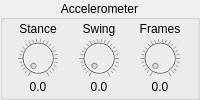
           <widget class="QGroupBox" name="groupBox_8">
            <property name="title">
             <string>Accelerometer</string>
            </property>
            <property name="alignment">
             <set>Qt::AlignCenter</set>
            </property>
            <layout class="QGridLayout" name="gridLayout_2">
             <property name="leftMargin">
              <number>0</number>
             </property>
             <property name="topMargin">
              <number>0</number>
             </property>
             <property name="rightMargin">
              <number>0</number>
             </property>
             <property name="bottomMargin">
              <number>2</number>
             </property>
             <property name="verticalSpacing">
              <number>0</number>
             </property>
             <item row="1" column="2">
              <widget class="QLabel" name="ll7">
               <property name="sizePolicy">
                <sizepolicy hsizetype="Minimum" vsizetype="Minimum">
                 <horstretch>0</horstretch>
                 <verstretch>0</verstretch>
                </sizepolicy>
               </property>
               <property name="minimumSize">
                <size>
                 <width>40</width>
                 <height>0</height>
                </size>
               </property>
               <property name="maximumSize">
                <size>
                 <width>40</width>
                 <height>16777215</height>
                </size>
               </property>
               <property name="text">
                <string>Swing</string>
               </property>
               <property name="alignment">
                <set>Qt::AlignCenter</set>
               </property>
              </widget>
             </item>
             <item row="1" column="3">
              <widget class="QLabel" name="ll8">
               <property name="sizePolicy">
                <sizepolicy hsizetype="Minimum" vsizetype="Minimum">
                 <horstretch>0</horstretch>
                 <verstretch>0</verstretch>
                </sizepolicy>
               </property>
               <property name="minimumSize">
                <size>
                 <width>40</width>
                 <height>0</height>
                </size>
               </property>
               <property name="maximumSize">
                <size>
                 <width>40</width>
                 <height>16777215</height>
                </size>
               </property>
               <property name="text">
                <string>Frames</string>
               </property>
               <property name="alignment">
                <set>Qt::AlignCenter</set>
               </property>
              </widget>
             </item>
             <item row="3" column="3">
              <widget class="QDial" name="lk8">
               <property name="enabled">
                <bool>false</bool>
               </property>
               <property name="sizePolicy">
                <sizepolicy hsizetype="Fixed" vsizetype="Minimum">
                 <horstretch>50</horstretch>
                 <verstretch>50</verstretch>
                </sizepolicy>
               </property>
               <property name="minimumSize">
                <size>
                 <width>40</width>
                 <height>40</height>
                </size>
               </property>
               <property name="maximumSize">
                <size>
                 <width>40</width>
                 <height>40</height>
                </size>
               </property>
               <property name="sizeIncrement">
                <size>
                 <width>0</width>
                 <height>0</height>
                </size>
               </property>
               <property name="toolTip">
                <string>&lt;html&gt;&lt;head/&gt;&lt;body&gt;&lt;p&gt;Minimum consecutive static frames before swing&lt;/p&gt;&lt;/body&gt;&lt;/html&gt;</string>
               </property>
               <property name="minimum">
                <number>0</number>
               </property>
               <property name="maximum">
                <number>100</number>
               </property>
               <property name="pageStep">
                <number>5</number>
               </property>
               <property name="value">
                <number>0</number>
               </property>
               <property name="sliderPosition">
                <number>0</number>
               </property>
               <property name="tracking">
                <bool>false</bool>
               </property>
               <property name="invertedAppearance">
                <bool>false</bool>
               </property>
               <property name="wrapping">
                <bool>false</bool>
               </property>
               <property name="notchesVisible">
                <bool>true</bool>
               </property>
              </widget>
             </item>
             <item row="3" column="2">
              <widget class="QDial" name="lk7">
               <property name="enabled">
                <bool>false</bool>
               </property>
               <property name="sizePolicy">
                <sizepolicy hsizetype="Fixed" vsizetype="Minimum">
                 <horstretch>40</horstretch>
                 <verstretch>40</verstretch>
                </sizepolicy>
               </property>
               <property name="minimumSize">
                <size>
                 <width>40</width>
                 <height>40</height>
                </size>
               </property>
               <property name="maximumSize">
                <size>
                 <width>40</width>
                 <height>40</height>
                </size>
               </property>
               <property name="sizeIncrement">
                <size>
                 <width>0</width>
                 <height>0</height>
                </size>
               </property>
               <property name="toolTip">
                <string>&lt;html&gt;&lt;head/&gt;&lt;body&gt;&lt;p&gt;Acceleration threshold to start swing (g)&lt;/p&gt;&lt;/body&gt;&lt;/html&gt;</string>
               </property>
               <property name="minimum">
                <number>0</number>
               </property>
               <property name="maximum">
                <number>100</number>
               </property>
               <property name="pageStep">
                <number>5</number>
               </property>
               <property name="value">
                <number>0</number>
               </property>
               <property name="sliderPosition">
                <number>0</number>
               </property>
               <property name="tracking">
                <bool>false</bool>
               </property>
               <property name="invertedAppearance">
                <bool>false</bool>
               </property>
               <property name="wrapping">
                <bool>false</bool>
               </property>
               <property name="notchesVisible">
                <bool>true</bool>
               </property>
              </widget>
             </item>
             <item row="3" column="1">
              <widget class="QDial" name="lk6">
               <property name="enabled">
                <bool>false</bool>
               </property>
               <property name="sizePolicy">
                <sizepolicy hsizetype="Fixed" vsizetype="Minimum">
                 <horstretch>40</horstretch>
                 <verstretch>40</verstretch>
                </sizepolicy>
               </property>
               <property name="minimumSize">
                <size>
                 <width>40</width>
                 <height>40</height>
                </size>
               </property>
               <property name="maximumSize">
                <size>
                 <width>40</width>
                 <height>40</height>
                </size>
               </property>
               <property name="sizeIncrement">
                <size>
                 <width>0</width>
                 <height>0</height>
                </size>
               </property>
               <property name="toolTip">
                <string>&lt;html&gt;&lt;head/&gt;&lt;body&gt;&lt;p&gt;Static frames acceleration threshold (g)&lt;/p&gt;&lt;/body&gt;&lt;/html&gt;</string>
               </property>
               <property name="minimum">
                <number>0</number>
               </property>
               <property name="maximum">
                <number>100</number>
               </property>
               <property name="pageStep">
                <number>5</number>
               </property>
               <property name="value">
                <number>0</number>
               </property>
               <property name="sliderPosition">
                <number>0</number>
               </property>
               <property name="tracking">
                <bool>false</bool>
               </property>
               <property name="invertedAppearance">
                <bool>false</bool>
               </property>
               <property name="wrapping">
                <bool>false</bool>
               </property>
               <property name="notchesVisible">
                <bool>true</bool>
               </property>
              </widget>
             </item>
             <item row="1" column="1">
              <widget class="QLabel" name="ll6">
               <property name="sizePolicy">
                <sizepolicy hsizetype="Minimum" vsizetype="Minimum">
                 <horstretch>0</horstretch>
                 <verstretch>0</verstretch>
                </sizepolicy>
               </property>
               <property name="minimumSize">
                <size>
                 <width>40</width>
                 <height>0</height>
                </size>
               </property>
               <property name="maximumSize">
                <size>
                 <width>40</width>
                 <height>16777215</height>
                </size>
               </property>
               <property name="text">
                <string>Stance</string>
               </property>
               <property name="alignment">
                <set>Qt::AlignCenter</set>
               </property>
              </widget>
             </item>
             <item row="4" column="2">
              <widget class="QLabel" name="ld7">
               <property name="sizePolicy">
                <sizepolicy hsizetype="Minimum" vsizetype="Minimum">
                 <horstretch>0</horstretch>
                 <verstretch>0</verstretch>
                </sizepolicy>
               </property>
               <property name="minimumSize">
                <size>
                 <width>40</width>
                 <height>0</height>
                </size>
               </property>
               <property name="maximumSize">
                <size>
                 <width>40</width>
                 <height>16777215</height>
                </size>
               </property>
               <property name="text">
                <string>0.0</string>
               </property>
               <property name="alignment">
                <set>Qt::AlignCenter</set>
               </property>
              </widget>
             </item>
             <item row="4" column="1">
              <widget class="QLabel" name="ld6">
               <property name="sizePolicy">
                <sizepolicy hsizetype="Minimum" vsizetype="Minimum">
                 <horstretch>0</horstretch>
                 <verstretch>0</verstretch>
                </sizepolicy>
               </property>
               <property name="minimumSize">
                <size>
                 <width>40</width>
                 <height>0</height>
                </size>
               </property>
               <property name="maximumSize">
                <size>
                 <width>40</width>
                 <height>16777215</height>
                </size>
               </property>
               <property name="text">
                <string>0.0</string>
               </property>
               <property name="alignment">
                <set>Qt::AlignCenter</set>
               </property>
              </widget>
             </item>
             <item row="4" column="3">
              <widget class="QLabel" name="ld8">
               <property name="sizePolicy">
                <sizepolicy hsizetype="Minimum" vsizetype="Minimum">
                 <horstretch>0</horstretch>
                 <verstretch>0</verstretch>
                </sizepolicy>
               </property>
               <property name="minimumSize">
                <size>
                 <width>40</width>
                 <height>0</height>
                </size>
               </property>
               <property name="maximumSize">
                <size>
                 <width>40</width>
                 <height>16777215</height>
                </size>
               </property>
               <property name="text">
                <string>0.0</string>
               </property>
               <property name="alignment">
                <set>Qt::AlignCenter</set>
               </property>
              </widget>
             </item>
            </layout>
           </widget>
